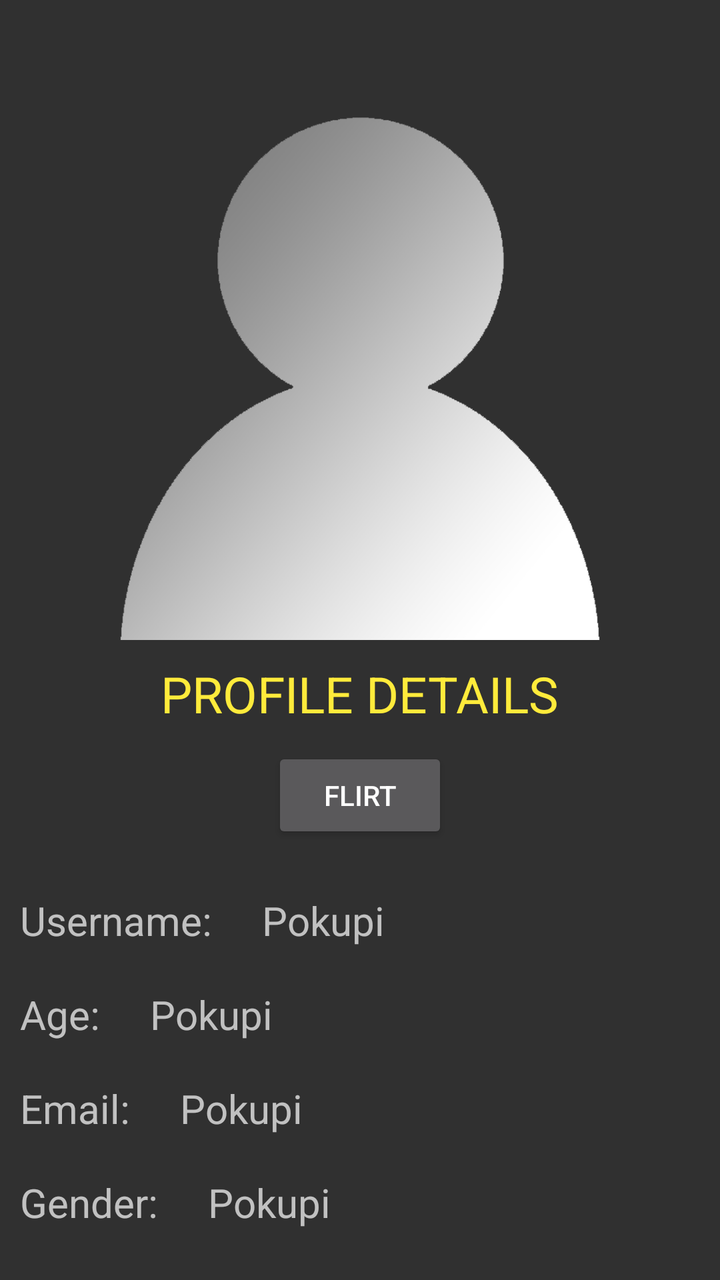
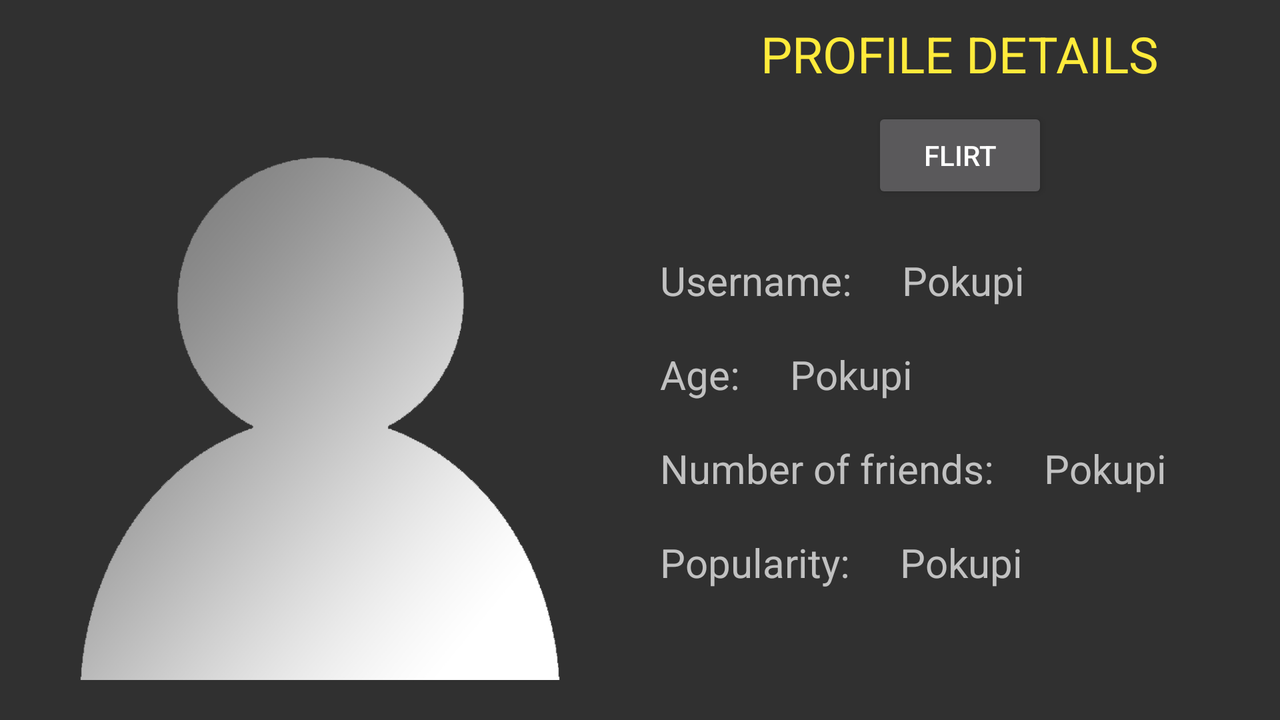

The same Android screen from two of the app's own layout files: first res/layout/ as a phone draws it, then the author's variant for another configuration, drawn on a device whose configuration selects that folder. Both files follow.
<!-- AndroidManifest.xml: application theme AppTheme -->
<!-- res/layout/activity_friends_details.xml -->
<LinearLayout xmlns:android="http://schemas.android.com/apk/res/android"
    xmlns:tools="http://schemas.android.com/tools"
    android:layout_width="match_parent"
    android:layout_height="match_parent"
    android:orientation="vertical"
    tools:context="rs.edu.ict.flirtapp.FragmentProfile">


    <LinearLayout
        android:layout_width="fill_parent"
        android:layout_height="fill_parent"
        android:layout_weight="2"
        android:orientation="horizontal">

        
        <ImageView
            android:id="@+id/profilePicture"
            android:layout_width="match_parent"
            android:layout_height="match_parent"
            android:src="@drawable/default_user" />


    </LinearLayout>

    <ScrollView
        android:layout_width="fill_parent"
        android:layout_height="fill_parent"
        android:id="@+id/scrollViewProfileDetails"
        android:layout_weight="2">

        <RelativeLayout
            android:layout_width="fill_parent"
            android:layout_height="fill_parent">

            <TextView
                android:layout_width="wrap_content"
                android:layout_height="wrap_content"
                android:text="@string/profileDetailsTitle"
                android:textSize="25sp"
                android:textColor="@color/primaryColor"
                android:id="@+id/profileDetailsTitle"
                android:layout_alignParentTop="true"
                android:layout_centerHorizontal="true"
                android:layout_marginTop="10dp" />

            <LinearLayout
                android:orientation="horizontal"
                android:layout_width="wrap_content"
                android:layout_height="wrap_content"
                android:id="@+id/buttonsLayoutFriendDetails"
                android:layout_below="@+id/profileDetailsTitle"
                android:layout_centerHorizontal="true"
                android:layout_marginTop="10dp">

                <Button
                    android:id="@+id/flirtButton"
                    android:layout_width="wrap_content"
                    android:layout_height="wrap_content"
                    android:text="Flirt"/>

            </LinearLayout>
            <TextView
                android:layout_width="wrap_content"
                android:layout_height="wrap_content"
                android:text="@string/username"
                android:textSize="20sp"
                android:id="@+id/usernameLabel"
                android:layout_below="@+id/buttonsLayoutFriendDetails"
                android:layout_alignParentStart="true"
                android:layout_alignParentLeft="true"
                android:layout_marginTop="25dp"
                android:layout_marginLeft="10dp"/>

            <TextView
                android:layout_width="wrap_content"
                android:layout_height="wrap_content"
                android:text="Pokupi"
                android:textSize="20sp"
                android:id="@+id/username"
                android:layout_alignTop="@+id/usernameLabel"
                android:layout_toRightOf="@+id/usernameLabel"
                android:layout_toEndOf="@+id/usernameLabel"
                android:layout_marginLeft="25dp"
                android:layout_marginStart="25dp" />

            <TextView
                android:layout_width="wrap_content"
                android:layout_height="wrap_content"
                android:text="@string/age"
                android:textSize="20sp"
                android:id="@+id/ageLabel"
                android:layout_marginTop="20dp"
                android:layout_below="@+id/usernameLabel"
                android:layout_alignParentLeft="true"
                android:layout_alignParentStart="true"
                android:layout_marginLeft="10dp"/>

            <TextView
                android:layout_width="wrap_content"
                android:layout_height="wrap_content"
                android:text="Pokupi"
                android:textSize="20sp"
                android:id="@+id/age"
                android:layout_alignTop="@+id/ageLabel"
                android:layout_toRightOf="@+id/ageLabel"
                android:layout_toEndOf="@+id/ageLabel"
                android:layout_marginLeft="25dp"
                android:layout_marginStart="25dp" />

            <TextView
                android:layout_width="wrap_content"
                android:layout_height="wrap_content"
                android:text="Email:"
                android:textSize="20sp"
                android:id="@+id/friendsLabel"
                android:layout_marginTop="20dp"
                android:layout_below="@+id/ageLabel"
                android:layout_alignParentLeft="true"
                android:layout_alignParentStart="true"
                android:layout_marginLeft="10dp"/>

            <TextView
                android:layout_width="wrap_content"
                android:layout_height="wrap_content"
                android:text="Pokupi"
                android:textSize="20sp"
                android:id="@+id/numberFriends"
                android:layout_alignTop="@+id/friendsLabel"
                android:layout_toRightOf="@+id/friendsLabel"
                android:layout_toEndOf="@+id/friendsLabel"
                android:layout_marginLeft="25dp"
                android:layout_marginStart="25dp"/>

            <TextView
                android:layout_width="wrap_content"
                android:layout_height="wrap_content"
                android:text="Gender:"
                android:textSize="20sp"
                android:id="@+id/popularityLabel"
                android:layout_marginTop="20dp"
                android:layout_below="@+id/friendsLabel"
                android:layout_alignParentLeft="true"
                android:layout_alignParentStart="true"
                android:layout_marginLeft="10dp"/>

            <TextView
                android:layout_width="wrap_content"
                android:layout_height="wrap_content"
                android:text="Pokupi"
                android:textSize="20sp"
                android:id="@+id/popularity"
                android:layout_alignTop="@+id/popularityLabel"
                android:layout_toRightOf="@+id/popularityLabel"
                android:layout_toEndOf="@+id/popularityLabel"
                android:layout_marginLeft="25dp"
                android:layout_marginStart="25dp"/>

        </RelativeLayout>
    </ScrollView>


</LinearLayout>
<!-- resources referenced by this layout -->
<resources>
  <color name="primaryColor">#FFEB3B</color>
  <!-- drawable default_user: png bitmap (drawable, 48909 bytes) -->
  <string name="age">Age:</string>
  <string name="profileDetailsTitle">PROFILE DETAILS</string>
  <string name="username">Username:</string>
  <!-- from res/values-v22/ -->
  <style name="AppTheme" parent="AppTheme.Base">
          <item name="android:colorPrimary">@color/primaryColor</item>
          <item name="android:colorPrimaryDark">@color/primaryColorDark</item>
          <item name="android:colorAccent">@color/accentColor</item>
      </style>
  <style name="AppTheme.Base" parent="Theme.AppCompat.NoActionBar">
          <item name="colorPrimary">@color/primaryColor</item>
          <item name="colorPrimaryDark">@color/primaryColorDark</item>
          <item name="colorAccent">@color/accentColor</item>
      </style>
  <color name="primaryColorDark">#FBC02D</color>
  <color name="accentColor">#757575</color>
</resources>
<!-- res/layout-land/activity_friends_details.xml (the author's variant of the layout above) -->
<!-- drawn on the phone turned sideways -->
<LinearLayout xmlns:android="http://schemas.android.com/apk/res/android"
    xmlns:tools="http://schemas.android.com/tools"
    android:layout_width="match_parent"
    android:layout_height="match_parent"
    android:orientation="horizontal"
    tools:context="rs.edu.ict.flirtapp.FragmentProfile">


    <LinearLayout
        android:layout_width="fill_parent"
        android:layout_height="fill_parent"
        android:layout_weight="2"
        android:orientation="horizontal">

        
        <ImageView
            android:id="@+id/profilePicture"
            android:layout_width="match_parent"
            android:layout_height="match_parent"
            android:src="@drawable/default_user" />


    </LinearLayout>

    <ScrollView
        android:layout_width="fill_parent"
        android:layout_height="fill_parent"
        android:id="@+id/scrollViewProfileDetails"
        android:layout_weight="2">

        <RelativeLayout
            android:layout_width="fill_parent"
            android:layout_height="fill_parent">

            <TextView
                android:layout_width="wrap_content"
                android:layout_height="wrap_content"
                android:text="@string/profileDetailsTitle"
                android:textSize="25sp"
                android:textColor="@color/primaryColor"
                android:id="@+id/profileDetailsTitle"
                android:layout_alignParentTop="true"
                android:layout_centerHorizontal="true"
                android:layout_marginTop="10dp" />

            <LinearLayout
                android:orientation="horizontal"
                android:layout_width="wrap_content"
                android:layout_height="wrap_content"
                android:id="@+id/buttonsLayoutFriendDetails"
                android:layout_below="@+id/profileDetailsTitle"
                android:layout_centerHorizontal="true"
                android:layout_marginTop="10dp">

                <Button
                    android:id="@+id/flirtButton"
                    android:layout_width="wrap_content"
                    android:layout_height="wrap_content"
                    android:text="Flirt"/>

            </LinearLayout>
            <TextView
                android:layout_width="wrap_content"
                android:layout_height="wrap_content"
                android:text="@string/username"
                android:textSize="20sp"
                android:id="@+id/usernameLabel"
                android:layout_below="@+id/buttonsLayoutFriendDetails"
                android:layout_alignParentStart="true"
                android:layout_alignParentLeft="true"
                android:layout_marginTop="25dp"
                android:layout_marginLeft="10dp"/>

            <TextView
                android:layout_width="wrap_content"
                android:layout_height="wrap_content"
                android:text="Pokupi"
                android:textSize="20sp"
                android:id="@+id/username"
                android:layout_alignTop="@+id/usernameLabel"
                android:layout_toRightOf="@+id/usernameLabel"
                android:layout_toEndOf="@+id/usernameLabel"
                android:layout_marginLeft="25dp"
                android:layout_marginStart="25dp" />

            <TextView
                android:layout_width="wrap_content"
                android:layout_height="wrap_content"
                android:text="@string/age"
                android:textSize="20sp"
                android:id="@+id/ageLabel"
                android:layout_marginTop="20dp"
                android:layout_below="@+id/usernameLabel"
                android:layout_alignParentLeft="true"
                android:layout_alignParentStart="true"
                android:layout_marginLeft="10dp"/>

            <TextView
                android:layout_width="wrap_content"
                android:layout_height="wrap_content"
                android:text="Pokupi"
                android:textSize="20sp"
                android:id="@+id/age"
                android:layout_alignTop="@+id/ageLabel"
                android:layout_toRightOf="@+id/ageLabel"
                android:layout_toEndOf="@+id/ageLabel"
                android:layout_marginLeft="25dp"
                android:layout_marginStart="25dp" />

            <TextView
                android:layout_width="wrap_content"
                android:layout_height="wrap_content"
                android:text="@string/numberFriendsLabel"
                android:textSize="20sp"
                android:id="@+id/friendsLabel"
                android:layout_marginTop="20dp"
                android:layout_below="@+id/ageLabel"
                android:layout_alignParentLeft="true"
                android:layout_alignParentStart="true"
                android:layout_marginLeft="10dp"/>

            <TextView
                android:layout_width="wrap_content"
                android:layout_height="wrap_content"
                android:text="Pokupi"
                android:textSize="20sp"
                android:id="@+id/numberFriends"
                android:layout_alignTop="@+id/friendsLabel"
                android:layout_toRightOf="@+id/friendsLabel"
                android:layout_toEndOf="@+id/friendsLabel"
                android:layout_marginLeft="25dp"
                android:layout_marginStart="25dp"/>

            <TextView
                android:layout_width="wrap_content"
                android:layout_height="wrap_content"
                android:text="@string/popularityLabel"
                android:textSize="20sp"
                android:id="@+id/popularityLabel"
                android:layout_marginTop="20dp"
                android:layout_below="@+id/friendsLabel"
                android:layout_alignParentLeft="true"
                android:layout_alignParentStart="true"
                android:layout_marginLeft="10dp"/>

            <TextView
                android:layout_width="wrap_content"
                android:layout_height="wrap_content"
                android:text="Pokupi"
                android:textSize="20sp"
                android:id="@+id/popularity"
                android:layout_alignTop="@+id/popularityLabel"
                android:layout_toRightOf="@+id/popularityLabel"
                android:layout_toEndOf="@+id/popularityLabel"
                android:layout_marginLeft="25dp"
                android:layout_marginStart="25dp"/>

        </RelativeLayout>
    </ScrollView>


</LinearLayout>
<!-- resources referenced by the variant -->
<!-- as the phone turned sideways resolves them -->
<resources>
  <color name="primaryColor">#FFEB3B</color>
  <!-- drawable default_user: png bitmap (drawable, 48909 bytes) -->
  <string name="age">Age:</string>
  <string name="numberFriendsLabel">Number of friends:</string>
  <string name="popularityLabel">Popularity:</string>
  <string name="profileDetailsTitle">PROFILE DETAILS</string>
  <string name="username">Username:</string>
  <!-- from res/values-v22/ -->
  <style name="AppTheme" parent="AppTheme.Base">
          <item name="android:colorPrimary">@color/primaryColor</item>
          <item name="android:colorPrimaryDark">@color/primaryColorDark</item>
          <item name="android:colorAccent">@color/accentColor</item>
      </style>
  <style name="AppTheme.Base" parent="Theme.AppCompat.NoActionBar">
          <item name="colorPrimary">@color/primaryColor</item>
          <item name="colorPrimaryDark">@color/primaryColorDark</item>
          <item name="colorAccent">@color/accentColor</item>
      </style>
  <color name="primaryColorDark">#FBC02D</color>
  <color name="accentColor">#757575</color>
</resources>
